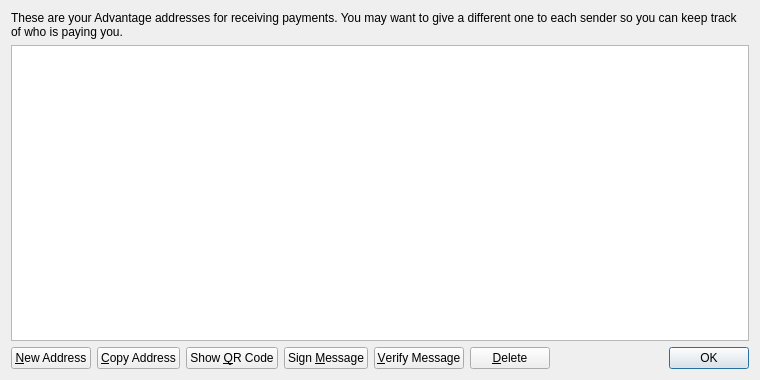
<?xml version="1.0" encoding="UTF-8"?>
<ui version="4.0">
 <class>AddressBookPage</class>
 <widget class="QWidget" name="AddressBookPage">
  <property name="geometry">
   <rect>
    <x>0</x>
    <y>0</y>
    <width>760</width>
    <height>380</height>
   </rect>
  </property>
  <property name="windowTitle">
   <string>Address Book</string>
  </property>
  <layout class="QVBoxLayout" name="verticalLayout">
   <item>
    <widget class="QLabel" name="labelExplanation">
     <property name="text">
      <string>These are your Advantage addresses for receiving payments. You may want to give a different one to each sender so you can keep track of who is paying you.</string>
     </property>
     <property name="textFormat">
      <enum>Qt::PlainText</enum>
     </property>
     <property name="wordWrap">
      <bool>true</bool>
     </property>
    </widget>
   </item>
   <item>
    <widget class="QTableView" name="tableView">
     <property name="contextMenuPolicy">
      <enum>Qt::CustomContextMenu</enum>
     </property>
     <property name="toolTip">
      <string>Double-click to edit address or label</string>
     </property>
     <property name="tabKeyNavigation">
      <bool>false</bool>
     </property>
     <property name="selectionMode">
      <enum>QAbstractItemView::SingleSelection</enum>
     </property>
     <property name="selectionBehavior">
      <enum>QAbstractItemView::SelectRows</enum>
     </property>
     <property name="sortingEnabled">
      <bool>true</bool>
     </property>
     <attribute name="verticalHeaderVisible">
      <bool>false</bool>
     </attribute>
    </widget>
   </item>
   <item>
    <layout class="QHBoxLayout" name="horizontalLayout">
     <item>
      <widget class="QPushButton" name="newAddressButton">
       <property name="toolTip">
        <string>Create a new address</string>
       </property>
       <property name="text">
        <string>&amp;New Address</string>
       </property>
      </widget>
     </item>
     <item>
      <widget class="QPushButton" name="copyToClipboard">
       <property name="toolTip">
        <string>Copy the currently selected address to the system clipboard</string>
       </property>
       <property name="text">
        <string>&amp;Copy Address</string>
       </property>
      </widget>
     </item>
     <item>
      <widget class="QPushButton" name="showQRCode">
       <property name="text">
        <string>Show &amp;QR Code</string>
       </property>
      </widget>
     </item>
     <item>
      <widget class="QPushButton" name="signMessage">
       <property name="toolTip">
        <string>Sign a message to prove you own a Advantage address</string>
       </property>
       <property name="text">
        <string>Sign &amp;Message</string>
       </property>
      </widget>
     </item>
     <item>
      <widget class="QPushButton" name="verifyMessage">
       <property name="toolTip">
        <string>Verify a message to ensure it was signed with a specified Advantage address</string>
       </property>
       <property name="text">
        <string>&amp;Verify Message</string>
       </property>
      </widget>
     </item>
     <item>
      <widget class="QPushButton" name="deleteButton">
       <property name="toolTip">
        <string>Delete the currently selected address from the list</string>
       </property>
       <property name="text">
        <string>&amp;Delete</string>
       </property>
      </widget>
     </item>
     <item>
      <spacer name="horizontalSpacer">
       <property name="orientation">
        <enum>Qt::Horizontal</enum>
       </property>
       <property name="sizeHint" stdset="0">
        <size>
         <width>40</width>
         <height>20</height>
        </size>
       </property>
      </spacer>
     </item>
     <item>
      <widget class="QDialogButtonBox" name="buttonBox">
       <property name="sizePolicy">
        <sizepolicy hsizetype="Maximum" vsizetype="Fixed">
         <horstretch>0</horstretch>
         <verstretch>0</verstretch>
        </sizepolicy>
       </property>
       <property name="standardButtons">
        <set>QDialogButtonBox::Ok</set>
       </property>
      </widget>
     </item>
    </layout>
   </item>
  </layout>
 </widget>
 <resources>
  <include location="../bitcoin.qrc"/>
 </resources>
 <connections/>
</ui>
